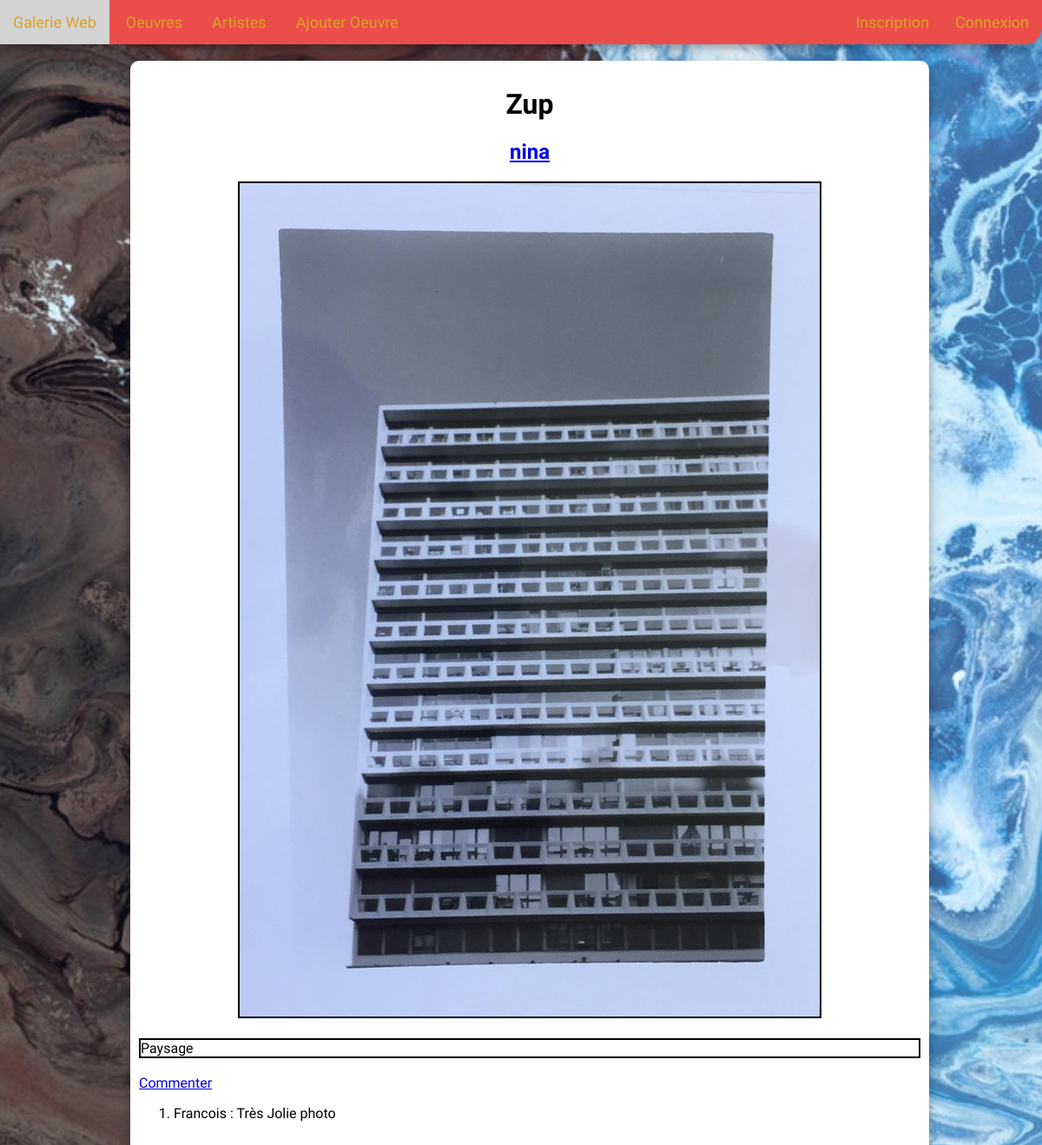
Page /Web/contentphp/oeuvre.php?titre=Zup on the committed database.
### tables this page shows
CREATE TABLE IF NOT EXISTS `oeuvre` (
  `Nom` varchar(20) NOT NULL,
  `Description` varchar(200) DEFAULT NULL,
  `Path` varchar(20) NOT NULL,
  `User` varchar(16) NOT NULL,
  PRIMARY KEY (`Nom`),
  KEY `User` (`User`)
);

CREATE TABLE IF NOT EXISTS `comment` (
  `content` varchar(100) NOT NULL,
  `Username` varchar(16) NOT NULL,
  `Nom` varchar(20) NOT NULL,
  KEY `Username` (`Username`),
  KEY `Nom` (`Nom`)
);

### Web/contentphp/oeuvre.php (the view, shortened to what this page needs)
<!DOCTYPE HTML>
<html>
	<head>
		<link rel="stylesheet" href="../style/test.css" />
	</head>
	<body>
		<header>
		<nav>
	      <a href="../accueil.php">Galerie Web</a>
        <a href="galerie.php"> Oeuvres </a>
        <a href="artistes.php"> Artistes </a>
        <a href="ajouter.php">Ajouter Oeuvre</a>
        <?php
          	if(isset($_SESSION['user']) && isset($_SESSION['pwd'])) {
            	echo  ("<a class='active' href='../account/deconnexion.php'> Deconnexion </a>");
            	echo ("<a class='active' href='../account/moncompte.php'> Mon Compte </a>");
							echo  ("<a class='active' href='mesoeuvres.php'> Mes oeuvres </a>");
          	} else {
            	echo ("<a class='active' href='../account/seconnecter.php'> Connexion </a>");
            	echo ("<a class='active' href='../account/inscription.php'> Inscription </a>");
          	}
         ?>
	  </nav>
	  </header>
		<div class="main">
				<?php
					$name = $_GET['titre'];
					$co = getConnection();
					$query ="SELECT * FROM `oeuvre` WHERE `Nom`= '$name'";
		      $result = $co->query($query);
					$donnée = $result->fetch();
					echo("<h1 align='center'> $name</h1>");
					echo("<h2 align='center'> <a href='pageperso.php?name=$donnée[User]'> $donnée[User] </a> </h2>");
					echo("<div class='real'>");
					echo("<img src=../imgs/$donnée[Path]>");
					echo("</div>");
					echo("<div class='desc'>");
					echo($donnée['Description']);
					echo("</div>");
					echo("<a href='menucomment?attri=$name' align='center'> Commenter </a>");
					$query ="SELECT `content`,`Username` FROM `comment` WHERE `Nom`= '$name' ORDER BY 'content' asc";
					$result = $co->query($query);
	        echo "<ol>";
	        while($donnée = $result->fetch()){
	          echo("<li>");
	          echo("<p> $donnée[Username] : $donnée[content] </p>");
	          echo("</li>");
	        }
					echo("</ol>");
				 ?>
	</div>
  </body>
</html>

### Web/style/test.css (style rules this page uses)
body { background-image: url("background.jpg"); background-size: cover; background-position: center; background-repeat: no-repeat; background-attachment: fixed; margin: 0 !important; padding: 0 !important; width: 100%; font-family: 'Dosis', sans-serif; }
header a { text-decoration: none; }
nav { width: 100%; background-color: #eb4d4b; border-radius: 0 0 20px 20px; box-shadow: 0 4px 8px 0 rgba(0, 0, 0, 0.2), 0 6px 20px 0 rgba(0, 0, 0, 0.19); color: #dff9fb; }
nav a { display: inline-block; font-size: 18px; text-decoration: none; color: #DAA520; padding-top: 15px; padding-right: 15px; padding-bottom: 15px; padding-left: 15px; }
nav a.active { float: right; }
div.main { width: 75%; border-radius: 10px; box-shadow: 0 4px 8px 0 rgba(0, 0, 0, 0.2), 0 6px 20px 0 rgba(0, 0, 0, 0.19); background-color: #FFFFFF; margin-left: 12.5%; padding: 10px; }
div.real { width: 100%; text-align: center; }
div.real img { border: solid 2px black; }
div.desc { border: solid 2px black; }

### rows in the picture
oeuvre: User "nina", Path (picture), Description "Paysage"
comment: Username "Francois", content "Très Jolie photo"

### other values in the picture
$name "Zup"
